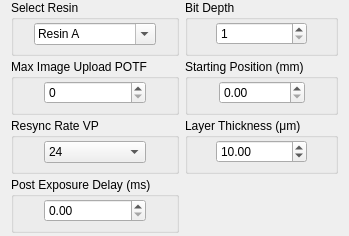
     <widget class="QWidget" name="GeneralPrintSettings">
      <property name="geometry">
       <rect>
        <x>0</x>
        <y>0</y>
        <width>349</width>
        <height>236</height>
       </rect>
      </property>
      <attribute name="label">
       <string>                     General Print Settings</string>
      </attribute>
      <layout class="QGridLayout" name="gridLayout_2">
       <property name="topMargin">
        <number>0</number>
       </property>
       <property name="bottomMargin">
        <number>3</number>
       </property>
       <item row="0" column="0">
        <layout class="QGridLayout" name="gridLayout" rowstretch="1,1,1,1">
         <property name="verticalSpacing">
          <number>3</number>
         </property>
         <item row="2" column="0">
          <widget class="QGroupBox" name="ResyncRateBox">
           <property name="title">
            <string>Resync Rate VP</string>
           </property>
           <layout class="QGridLayout" name="gridLayout_34" columnstretch="1,4,1">
            <property name="leftMargin">
             <number>5</number>
            </property>
            <property name="topMargin">
             <number>0</number>
            </property>
            <property name="rightMargin">
             <number>5</number>
            </property>
            <property name="bottomMargin">
             <number>5</number>
            </property>
            <item row="0" column="0">
             <spacer name="horizontalSpacer_43">
              <property name="orientation">
               <enum>Qt::Horizontal</enum>
              </property>
              <property name="sizeHint" stdset="0">
               <size>
                <width>40</width>
                <height>20</height>
               </size>
              </property>
             </spacer>
            </item>
            <item row="0" column="1">
             <widget class="QComboBox" name="ResyncRateList">
              <item>
               <property name="text">
                <string>24</string>
               </property>
              </item>
              <item>
               <property name="text">
                <string>48</string>
               </property>
              </item>
              <item>
               <property name="text">
                <string>72</string>
               </property>
              </item>
              <item>
               <property name="text">
                <string>96</string>
               </property>
              </item>
              <item>
               <property name="text">
                <string>120</string>
               </property>
              </item>
              <item>
               <property name="text">
                <string>144</string>
               </property>
              </item>
              <item>
               <property name="text">
                <string>168</string>
               </property>
              </item>
              <item>
               <property name="text">
                <string>192</string>
               </property>
              </item>
              <item>
               <property name="text">
                <string>216</string>
               </property>
              </item>
              <item>
               <property name="text">
                <string>240</string>
               </property>
              </item>
             </widget>
            </item>
            <item row="0" column="2">
             <spacer name="horizontalSpacer_44">
              <property name="orientation">
               <enum>Qt::Horizontal</enum>
              </property>
              <property name="sizeHint" stdset="0">
               <size>
                <width>40</width>
                <height>20</height>
               </size>
              </property>
             </spacer>
            </item>
           </layout>
          </widget>
         </item>
         <item row="0" column="1">
          <widget class="QGroupBox" name="BitDepthBox">
           <property name="title">
            <string>Bit Depth</string>
           </property>
           <layout class="QGridLayout" name="gridLayout_37" columnstretch="1,4,1">
            <property name="leftMargin">
             <number>5</number>
            </property>
            <property name="topMargin">
             <number>0</number>
            </property>
            <property name="rightMargin">
             <number>5</number>
            </property>
            <property name="bottomMargin">
             <number>5</number>
            </property>
            <item row="0" column="0">
             <spacer name="horizontalSpacer_45">
              <property name="orientation">
               <enum>Qt::Horizontal</enum>
              </property>
              <property name="sizeHint" stdset="0">
               <size>
                <width>40</width>
                <height>20</height>
               </size>
              </property>
             </spacer>
            </item>
            <item row="0" column="1">
             <widget class="QSpinBox" name="BitDepthParam">
              <property name="minimum">
               <number>1</number>
              </property>
              <property name="maximum">
               <number>8</number>
              </property>
             </widget>
            </item>
            <item row="0" column="2">
             <spacer name="horizontalSpacer_46">
              <property name="orientation">
               <enum>Qt::Horizontal</enum>
              </property>
              <property name="sizeHint" stdset="0">
               <size>
                <width>40</width>
                <height>20</height>
               </size>
              </property>
             </spacer>
            </item>
           </layout>
          </widget>
         </item>
         <item row="2" column="1">
          <widget class="QGroupBox" name="LayerThicknessBox">
           <property name="title">
            <string>Layer Thickness (μm)</string>
           </property>
           <layout class="QGridLayout" name="gridLayout_35" columnstretch="1,4,1">
            <property name="leftMargin">
             <number>5</number>
            </property>
            <property name="topMargin">
             <number>0</number>
            </property>
            <property name="rightMargin">
             <number>5</number>
            </property>
            <property name="bottomMargin">
             <number>5</number>
            </property>
            <item row="0" column="1">
             <widget class="QDoubleSpinBox" name="LayerThicknessParam">
              <property name="maximum">
               <double>1000000.000000000000000</double>
              </property>
              <property name="value">
               <double>10.000000000000000</double>
              </property>
             </widget>
            </item>
            <item row="0" column="0">
             <spacer name="horizontalSpacer_49">
              <property name="orientation">
               <enum>Qt::Horizontal</enum>
              </property>
              <property name="sizeHint" stdset="0">
               <size>
                <width>40</width>
                <height>20</height>
               </size>
              </property>
             </spacer>
            </item>
            <item row="0" column="2">
             <spacer name="horizontalSpacer_50">
              <property name="orientation">
               <enum>Qt::Horizontal</enum>
              </property>
              <property name="sizeHint" stdset="0">
               <size>
                <width>40</width>
                <height>20</height>
               </size>
              </property>
             </spacer>
            </item>
           </layout>
          </widget>
         </item>
         <item row="1" column="1">
          <widget class="QGroupBox" name="StartingPositionBox">
           <property name="title">
            <string>Starting Position (mm)</string>
           </property>
           <layout class="QGridLayout" name="gridLayout_36" columnstretch="1,4,1">
            <property name="topMargin">
             <number>0</number>
            </property>
            <property name="bottomMargin">
             <number>5</number>
            </property>
            <item row="0" column="0">
             <spacer name="horizontalSpacer_47">
              <property name="orientation">
               <enum>Qt::Horizontal</enum>
              </property>
              <property name="sizeHint" stdset="0">
               <size>
                <width>40</width>
                <height>20</height>
               </size>
              </property>
             </spacer>
            </item>
            <item row="0" column="1">
             <widget class="QDoubleSpinBox" name="StartingPositionParam"/>
            </item>
            <item row="0" column="2">
             <spacer name="horizontalSpacer_48">
              <property name="orientation">
               <enum>Qt::Horizontal</enum>
              </property>
              <property name="sizeHint" stdset="0">
               <size>
                <width>40</width>
                <height>20</height>
               </size>
              </property>
             </spacer>
            </item>
           </layout>
          </widget>
         </item>
         <item row="0" column="0">
          <widget class="QGroupBox" name="resinSelectBox">
           <property name="title">
            <string>Select Resin</string>
           </property>
           <layout class="QGridLayout" name="gridLayout_32" columnstretch="1,8,1">
            <property name="leftMargin">
             <number>5</number>
            </property>
            <property name="topMargin">
             <number>0</number>
            </property>
            <property name="rightMargin">
             <number>5</number>
            </property>
            <property name="bottomMargin">
             <number>5</number>
            </property>
            <item row="0" column="1">
             <widget class="QComboBox" name="resinSelect">
              <property name="editable">
               <bool>true</bool>
              </property>
              <item>
               <property name="text">
                <string>Resin A</string>
               </property>
              </item>
              <item>
               <property name="text">
                <string>Resin B</string>
               </property>
              </item>
             </widget>
            </item>
            <item row="0" column="0">
             <spacer name="horizontalSpacer_39">
              <property name="orientation">
               <enum>Qt::Horizontal</enum>
              </property>
              <property name="sizeHint" stdset="0">
               <size>
                <width>40</width>
                <height>20</height>
               </size>
              </property>
             </spacer>
            </item>
            <item row="0" column="2">
             <spacer name="horizontalSpacer_40">
              <property name="orientation">
               <enum>Qt::Horizontal</enum>
              </property>
              <property name="sizeHint" stdset="0">
               <size>
                <width>40</width>
                <height>20</height>
               </size>
              </property>
             </spacer>
            </item>
           </layout>
          </widget>
         </item>
         <item row="1" column="0">
          <widget class="QGroupBox" name="MaxImageUploadBox">
           <property name="title">
            <string>Max Image Upload POTF</string>
           </property>
           <layout class="QGridLayout" name="gridLayout_33" columnstretch="1,4,1">
            <property name="leftMargin">
             <number>5</number>
            </property>
            <property name="topMargin">
             <number>0</number>
            </property>
            <property name="rightMargin">
             <number>5</number>
            </property>
            <property name="bottomMargin">
             <number>5</number>
            </property>
            <item row="0" column="1">
             <widget class="QSpinBox" name="MaxImageUpload">
              <property name="maximum">
               <number>399</number>
              </property>
             </widget>
            </item>
            <item row="0" column="0">
             <spacer name="horizontalSpacer_41">
              <property name="orientation">
               <enum>Qt::Horizontal</enum>
              </property>
              <property name="sizeHint" stdset="0">
               <size>
                <width>40</width>
                <height>20</height>
               </size>
              </property>
             </spacer>
            </item>
            <item row="0" column="2">
             <spacer name="horizontalSpacer_42">
              <property name="orientation">
               <enum>Qt::Horizontal</enum>
              </property>
              <property name="sizeHint" stdset="0">
               <size>
                <width>40</width>
                <height>20</height>
               </size>
              </property>
             </spacer>
            </item>
           </layout>
          </widget>
         </item>
         <item row="3" column="0">
          <widget class="QGroupBox" name="PostExposureDelayBox">
           <property name="title">
            <string>Post Exposure Delay (ms)</string>
           </property>
           <layout class="QGridLayout" name="gridLayout_38" columnstretch="1,4,1">
            <property name="leftMargin">
             <number>5</number>
            </property>
            <property name="topMargin">
             <number>0</number>
            </property>
            <property name="rightMargin">
             <number>5</number>
            </property>
            <property name="bottomMargin">
             <number>5</number>
            </property>
            <item row="0" column="1">
             <widget class="QDoubleSpinBox" name="PostExposureDelayParam">
              <property name="maximum">
               <double>10000.000000000000000</double>
              </property>
             </widget>
            </item>
            <item row="0" column="2">
             <spacer name="horizontalSpacer_51">
              <property name="orientation">
               <enum>Qt::Horizontal</enum>
              </property>
              <property name="sizeHint" stdset="0">
               <size>
                <width>40</width>
                <height>20</height>
               </size>
              </property>
             </spacer>
            </item>
            <item row="0" column="0">
             <spacer name="horizontalSpacer_52">
              <property name="orientation">
               <enum>Qt::Horizontal</enum>
              </property>
              <property name="sizeHint" stdset="0">
               <size>
                <width>40</width>
                <height>20</height>
               </size>
              </property>
             </spacer>
            </item>
           </layout>
          </widget>
         </item>
        </layout>
       </item>
      </layout>
     </widget>
